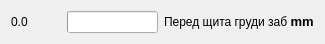
    <widget class="QWidget" name="layoutWidget_37">
     <property name="geometry">
      <rect>
       <x>10</x>
       <y>330</y>
       <width>321</width>
       <height>23</height>
      </rect>
     </property>
     <layout class="QHBoxLayout" name="horizontalLayout_43">
      <item>
       <widget class="QLabel" name="label_85">
        <property name="sizePolicy">
         <sizepolicy hsizetype="Fixed" vsizetype="Fixed">
          <horstretch>0</horstretch>
          <verstretch>0</verstretch>
         </sizepolicy>
        </property>
        <property name="minimumSize">
         <size>
          <width>50</width>
          <height>0</height>
         </size>
        </property>
        <property name="text">
         <string>0.0</string>
        </property>
       </widget>
      </item>
      <item>
       <widget class="QProgressBar" name="progressBar_43">
        <property name="maximumSize">
         <size>
          <width>108</width>
          <height>16777215</height>
         </size>
        </property>
        <property name="statusTip">
         <string/>
        </property>
        <property name="whatsThis">
         <string notr="true"/>
        </property>
        <property name="value">
         <number>0</number>
        </property>
        <property name="textVisible">
         <bool>false</bool>
        </property>
       </widget>
      </item>
      <item>
       <widget class="QLabel" name="label_86">
        <property name="text">
         <string>&lt;html&gt;&lt;head/&gt;&lt;body&gt;&lt;p&gt;Перед  щита груди заб &lt;span style=&quot; font-size:10pt; font-weight:600;&quot;&gt;mm&lt;/span&gt;&lt;/p&gt;&lt;/body&gt;&lt;/html&gt;</string>
        </property>
       </widget>
      </item>
     </layout>
    </widget>
